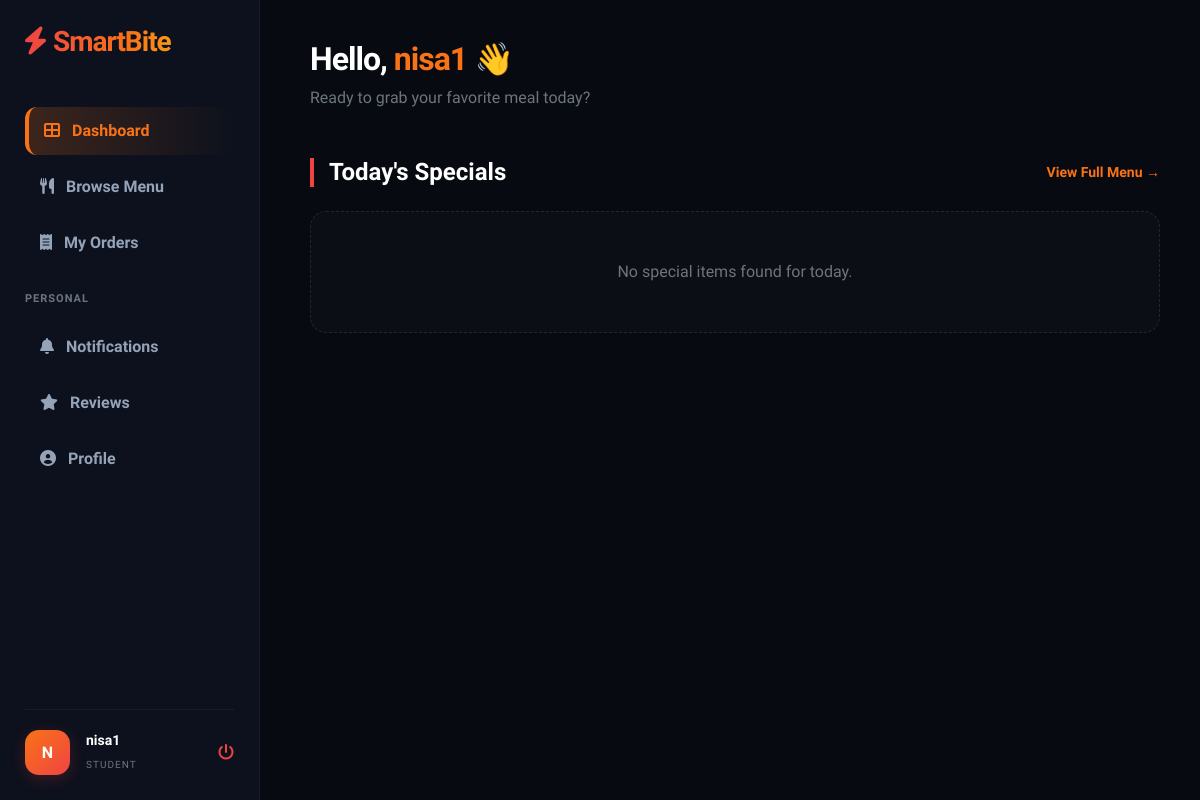
The app's page /dashboard/ (signed in), older data.
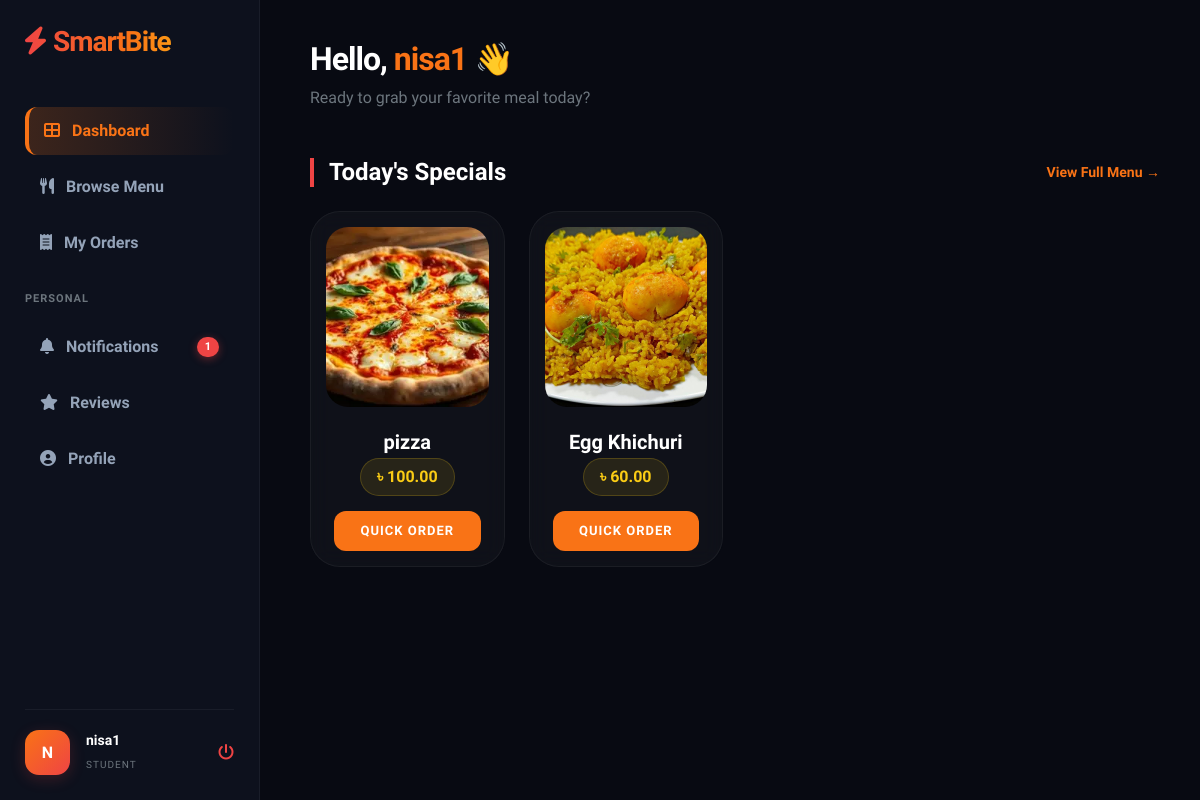
The same page, newer data.
### SmartCanteen/models.py (models this page shows, shortened)
class SpecialItem(models.Model):
    name = models.CharField(max_length=100)
    price = models.DecimalField(max_digits=10, decimal_places=2)
    image = models.ImageField(
        upload_to='special_items/',
        blank=True,
        null=True
    )
    created_at = models.DateTimeField(auto_now_add=True)

### SmartCanteen/views.py (the view)
# urls.py: path('dashboard/', views.dashboard, name='dashboard'),
@login_required
def dashboard(request):
    specials = SpecialItem.objects.all().order_by('-id')
    active_orders = Order.objects.filter(
        user=request.user,
        status__in=['Pending', 'In Process', 'Ready']
    ).prefetch_related('items', 'items__food').order_by('-created_at')
    unread_count = Notification.objects.filter(
        user=request.user,
        is_read=False
    ).count()
    return render(request, 'dashboard.html', {
        'specials': specials,
        'active_orders': active_orders, # Context-e active order pathano holo
        'current_date': datetime.now(),
        'unread_notifications_count': unread_count
    })

### templates/Dashboard.html (shortened to what this page needs)
<!DOCTYPE html>
<html lang="en">
<head>
    <link href="https://cdn.jsdelivr.net/npm/bootstrap@5.3.3/dist/css/bootstrap.min.css" rel="stylesheet">
    <link rel="stylesheet" href="https://cdnjs.cloudflare.com/ajax/libs/font-awesome/6.0.0/css/all.min.css">
</head>
<body>
    <div class="sidebar">
        <div class="sidebar-top">
            <h3 class="mb-5"><i class="fas fa-bolt me-2"></i>SmartBite</h3>
            <nav>
                <a href="{% url 'dashboard' %}" class="active-link"><span><i class="fas fa-th-large me-2"></i> Dashboard</span></a>
                <a href="{% url 'menu' %}"><span><i class="fas fa-utensils me-2"></i> Browse Menu</span></a>
                <a href="{% url 'orders_view' %}"><span><i class="fas fa-receipt me-2"></i> My Orders</span></a>
                <p class="text-secondary small fw-bold text-uppercase mt-4 mb-3" style="letter-spacing: 1px; font-size: 11px;">Personal</p>
                <a href="{% url 'notifications' %}">
                    <span><i class="fas fa-bell me-2"></i> Notifications</span>
                    {% if unread_notifications_count > 0 %}
                        <span class="badge-danger">{{ unread_notifications_count }}</span>
                    {% endif %}
                </a>
                <a href="{% url 'reviews_list' %}"><span><i class="fas fa-star me-2"></i> Reviews</span></a>
                <a href="{% url 'profile' %}"><span><i class="fas fa-user-circle me-2"></i> Profile</span></a>
            </nav>
        </div>
        <div class="sidebar-footer">
            <div class="user-info d-flex align-items-center gap-3">
                <div class="avatar-circle">{{ user.username|slice:":1"|upper }}</div>
                <div class="flex-grow-1">
                    <span class="d-block small fw-bold text-white">{{ user.username }}</span>
                    <span class="text-secondary" style="font-size: 10px; letter-spacing: 1px;">STUDENT</span>
                </div>
                <form action="{% url 'logout' %}" method="post" class="m-0">
                    <button type="submit" class="border-0 bg-transparent logout-btn p-0">
                        <i class="fas fa-power-off"></i>
                    </button>
                </form>
            </div>
        </div>
    </div>
    <div class="main">
        <div class="mb-5">
            <h1 class="welcome-title">Hello, <span class="text-orange">{{ user.username }}</span> 👋</h1>
            <p class="text-secondary">Ready to grab your favorite meal today?</p>
        </div>
        <div class="d-flex justify-content-between align-items-center mb-4">
            <h4 class="fw-bold mb-0" style="border-left: 4px solid var(--primary-red); padding-left: 15px;">Today's Specials</h4>
            <a href="{% url 'menu' %}" class="text-orange text-decoration-none small fw-bold">View Full Menu →</a>
        </div>
        <div class="row g-4">
            {% for item in specials %}
            <div class="col-md-4 col-lg-3">
                <div class="special-card">
                    {% if item.image %}
                        <img src="{{ item.image.url }}" class="special-img">
                    {% else %}
                        <img src="https://via.placeholder.com/300x200" class="special-img">
                    {% endif %}
                    <h5 class="fw-bold mt-2 mb-1">{{ item.name }}</h5>
                    <div class="price-tag">৳ {{ item.price }}</div>
                    <div class="px-2">
                        <a href="{% url 'menu' %}#food-{{ item.id }}" class="btn btn-order w-100">Quick Order</a>
                    </div>
                </div>
            </div>
            {% empty %}
            <div class="col-12">
                <div class="p-5 text-center rounded-4" style="background: rgba(255,255,255,0.02); border: 1px dashed rgba(255,255,255,0.1);">
                    <p class="text-secondary m-0">No special items found for today.</p>
                </div>
            </div>
            {% endfor %}
        </div>
    </div>
</body>
</html>

### templates/Dashboard.html (style rules this page uses)
:root { --primary-orange: #f97316; --primary-red: #ef4444; --primary-yellow: #facc15; --bg-dark: #080a12; --sidebar-bg: #0d111d; --card-bg: rgba(255, 255, 255, 0.03); }
body { background: var(--bg-dark); color: white; font-family: 'Plus Jakarta Sans', sans-serif; overflow-x: hidden; }
.sidebar { width: 260px; height: 100vh; background: var(--sidebar-bg); position: fixed; top: 0; left: 0; padding: 25px; display: flex; flex-direction: column; justify-content: space-between; border-right: 1px solid rgba(255, 255, 255, 0.05); }
.sidebar h3 { font-weight: 800; background: linear-gradient(to right, var(--primary-red), var(--primary-orange), var(--primary-yellow)); -webkit-background-clip: text; -webkit-text-fill-color: transparent; letter-spacing: -1px; }
.sidebar a { display: flex; align-items: center; justify-content: space-between; color: #94a3b8; padding: 12px 15px; text-decoration: none; border-radius: 12px; transition: 0.3s; margin-bottom: 8px; font-weight: 600; }
.active-link { background: linear-gradient(90deg, rgba(249, 115, 22, 0.2), transparent) !important; color: var(--primary-orange) !important; border-left: 4px solid var(--primary-orange); }
.badge-danger { background-color: var(--primary-red); color: white; font-size: 11px; font-weight: 800; padding: 2px 8px; border-radius: 50rem; min-width: 20px; text-align: center; box-shadow: 0 2px 8px rgba(239, 68, 68, 0.4); }
.sidebar-footer { border-top: 1px solid rgba(255, 255, 255, 0.05); padding-top: 20px; }
.avatar-circle { background: linear-gradient(135deg, var(--primary-orange), var(--primary-red)); color: white; width: 45px; height: 45px; border-radius: 14px; display: flex; align-items: center; justify-content: center; font-weight: 800; box-shadow: 0 4px 15px rgba(239, 68, 68, 0.2); }
.main { margin-left: 270px; padding: 40px; }
.welcome-title { font-size: 32px; font-weight: 800; letter-spacing: -1px; }
.text-orange { color: var(--primary-orange); }
.special-card { background: var(--card-bg); border: 1px solid rgba(255, 255, 255, 0.05); border-radius: 30px; overflow: hidden; transition: all 0.4s cubic-bezier(0.175, 0.885, 0.32, 1.275); height: 100%; text-align: center; padding: 15px; backdrop-filter: blur(10px); }
.special-img { width: 100%; height: 180px; object-fit: cover; border-radius: 22px; margin-bottom: 15px; }
.price-tag { background: rgba(250, 204, 21, 0.1); color: var(--primary-yellow); font-weight: 800; padding: 6px 16px; border-radius: 50px; display: inline-block; margin-bottom: 15px; border: 1px solid rgba(250, 204, 21, 0.2); }
.btn-order { background: var(--primary-orange); color: white; border: none; padding: 10px; font-weight: 700; border-radius: 12px; transition: 0.3s; text-transform: uppercase; font-size: 13px; letter-spacing: 1px; }
.logout-btn { color: #ef4444; transition: 0.3s; }
html { scroll-behavior: smooth; }

Row changes from the older to the newer data that the page shows:
added SpecialItem: image (picture), name "pizza", price "100.00"
added SpecialItem: image (picture), name "Egg Khichuri", price "60.00"
Text that changed along with them:
{{ unread_notifications_count }}: (not shown) → "1"
text no longer shown: "No special items found for today."
